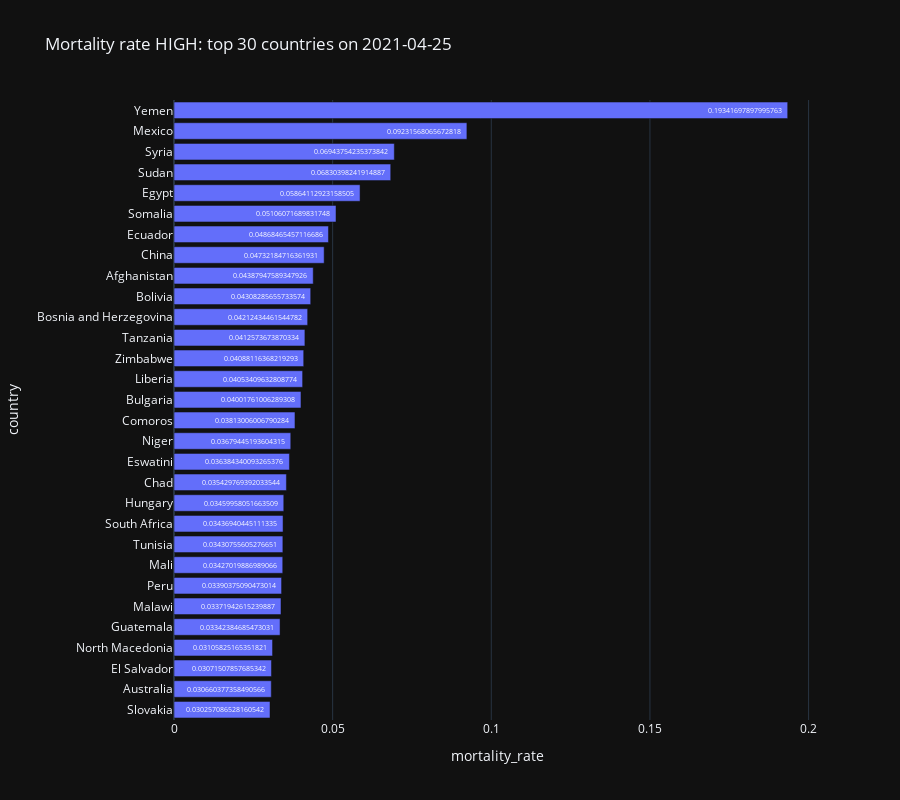

The cell this chart's notebook holds for it:
### Code cell
fig = px.bar(top_country_df[:30].iloc[::-1],
             x='mortality_rate', y='country',
             title=f'Mortality rate HIGH: top 30 countries on {target_date}', text='mortality_rate', height=800, orientation='h')
fig.show()

### Figure 1 — Plotly figure (JSON) as saved in the notebook; plotly's stock layout.template omitted (floating-point values rounded to 4 significant figures)
{"data": [{"alignmentgroup": "True", "hovertemplate": "mortality_rate=%{text}<br>country=%{y}<extra></extra>", "legendgroup": "", "marker": {"color": "#636efa"}, "name": "", "offsetgroup": "", "orientation": "h", "showlegend": false, "text": [0.03026, 0.03066, 0.03072, 0.03106, 0.03342, 0.03372, 0.0339, 0.03427, 0.03431, 0.03437, 0.0346, 0.03543, 0.03638, 0.03679, 0.03813, 0.04002, 0.04053, 0.04088, 0.04126, 0.04212, 0.04308, 0.04388, 0.04732, 0.04868, 0.05106, 0.05864, 0.0683, 0.06944, 0.09232, 0.1934], "textposition": "auto", "type": "bar", "x": [0.03026, 0.03066, 0.03072, 0.03106, 0.03342, 0.03372, 0.0339, 0.03427, 0.03431, 0.03437, 0.0346, 0.03543, 0.03638, 0.03679, 0.03813, 0.04002, 0.04053, 0.04088, 0.04126, 0.04212, 0.04308, 0.04388, 0.04732, 0.04868, 0.05106, 0.05864, 0.0683, 0.06944, 0.09232, 0.1934], "xaxis": "x", "y": ["Slovakia", "Australia", "El Salvador", "North Macedonia", "Guatemala", "Malawi", "Peru", "Mali", "Tunisia", "South Africa", "Hungary", "Chad", "Eswatini", "Niger", "Comoros", "Bulgaria", "Liberia", "Zimbabwe", "Tanzania", "Bosnia and Herzegovina", "Bolivia", "Afghanistan", "China", "Ecuador", "Somalia", "Egypt", "Sudan", "Syria", "Mexico", "Yemen"], "yaxis": "y"}], "layout": {"barmode": "relative", "height": 800, "legend": {"tracegroupgap": 0}, "title": {"text": "Mortality rate HIGH: top 30 countries on 2021-04-25"}, "xaxis": {"anchor": "y", "domain": [0, 1], "title": {"text": "mortality_rate"}}, "yaxis": {"anchor": "x", "domain": [0, 1], "title": {"text": "country"}}}}
